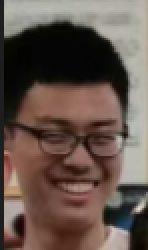
#> input picture assets/player/tangniu_head_original.png, 74 x 125 px, found by its file name (shown 2 times larger)
$ python build_assets.py
#> lines starting #> are read from the running program, lines starting #| are printed output that depends on the picture; after the words box and inside, x2 and y2 are one past the last pixel; in counts of white or black regions, pixels touching at a corner belong together
"""Reproducible, non-generative pixel art. Requires Pillow only to rebuild assets.
The pilot is sampled from the supplied photograph; no facial pixels are painted.
"""
from pathlib import Path
from PIL import Image, ImageDraw

ROOT = Path(__file__).resolve().parents[1]
P = ROOT / 'assets/player'
E = ROOT / 'assets/enemies'
source = Image.open(P / 'tangniu_head_original.png').convert('RGBA')
# Original coordinates, hard polygon mask following hair, ears, jaw; neck removed.
mask = Image.new('L', source.size, 0)
#> mask: PIL image 74x125 L; every value is 0
ImageDraw.Draw(mask).polygon([(3,30),(9,20),(23,13),(42,10),(54,16),(62,28),
    (64,51),(68,64),(66,82),(60,88),(56,101),(45,112),(30,114),
    (19,107),(11,95),(7,81),(3,74),(2,58)], fill=255)
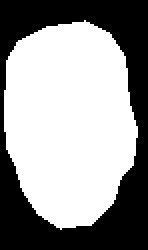
#> mask: PIL image 74x125 L (shown 2 times larger); 59.1% white; 1 black region, box (x1, y1, x2, y2) and area: (0, 0, 74, 125) 3779
source.putalpha(mask)
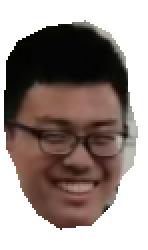
#> source: PIL image 74x125 RGBA (shown 2 times larger); mean R, G, B, A 101.4, 84.7, 76.5, 150.8; transparent parts drawn white
head = source.crop((2,10,69,115)).resize((14,22), Image.Resampling.NEAREST)
head.save(P / 'tangniu_head_pixel.png')

ufo = Image.new('RGBA', (72,48))
#> ufo: PIL image 72x48 RGBA; every value is 0
d = ImageDraw.Draw(ufo)
def r(box, color): d.rectangle(box, fill=color)
# Low, open cockpit in a wide side-view saucer. Reference composition only;
# the original stepped hull, cockpit, panels and engine are drawn here.
d.polygon([(6,30),(17,25),(55,24),(69,31),(64,38),(50,42),(16,42),(3,36)],fill='#252a32')
d.polygon([(8,30),(20,27),(55,27),(66,31),(57,36),(15,36),(5,33)],fill='#adb3ad')
r((17,37,54,40),'#6e7883');r((22,40,48,43),'#303744')
# Squat brass-colored cockpit tub behind the pilot, no tall glass dome.
d.polygon([(23,22),(51,17),(56,20),(55,31),(25,34)],fill='#65503a')
d.polygon([(26,22),(50,19),(53,21),(51,28),(27,31)],fill='#af9062')
r((28,25,47,29),'#202731');r((43,21,49,23),'#d0b78b')
ufo.alpha_composite(head,(30,10))
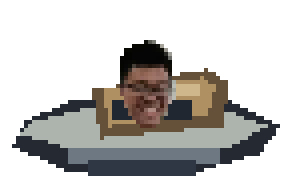
#> ufo: PIL image 72x48 RGBA (shown 4 times larger); mean R, G, B, A 39.4, 37.6, 35.6, 95.9; transparent parts drawn white
# Low front rim sits below the smile; the exact photo is not painted over.
d.polygon([(19,31),(49,30),(55,28),(54,33),(24,36),(18,34)],fill='#baa985')
r((22,33,44,34),'#554b3b')
# Rear engine, belly pod, and right-facing nose.
r((9,32,19,37),'#404853');r((10,31,15,32),'#aeb5b4')
r((5,33,10,36),'#e77428');r((4,34,8,35),'#ffeeb0')
r((24,38,33,44),'#1b2633');r((25,38,32,41),'#adb4b2');r((27,39,28,43),'#565c64')
r((58,32,67,34),'#d5d8ca');r((61,35,65,36),'#596978')
for x in [18,40,53]:
    r((x,36,x+3,38),'#732f24');r((x,36,x+1,36),'#ffbe76')
ufo.save(P/'tangniu_ufo.png')
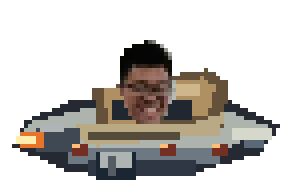
#> saved as tangniu_ufo.png: PIL image 72x48 RGBA (shown 4 times larger); mean R, G, B, A 42.2, 38.8, 35.2, 96.7; transparent parts drawn white

def cow(kind):
    im=Image.new('RGBA',(40,48)); q=ImageDraw.Draw(im)
    def b(x,y,w,h,c):q.rectangle((x,y,x+w-1,y+h-1),fill=c)
    # Supplied Niu Lai: upright body, big blunt head, bored eyes under heavy
    # eyebrows, prominent fleshy muzzle, gray horns and broad triangular ears.
    # Hard-edged low-resolution translation, deliberately uneven and awkward.
    b(10,30,21,14,'#c77a19');b(12,31,17,10,'#e39b26')
    b(7,31,5,12,'#d58a1c');b(29,31,5,11,'#c17a18')
    b(7,41,5,4,'#c6a38a');b(30,40,4,4,'#b9947e')
    b(12,41,7,7,'#af6415');b(23,41,7,7,'#bd7217')
    b(11,46,8,2,'#5c4833');b(23,46,8,2,'#5c4833')
    q.polygon([(6,13),(10,8),(28,8),(33,12),(33,28),(27,34),(13,33),(7,27)],fill='#bd7417')
    b(9,9,21,19,'#e9a425');b(12,7,15,3,'#f4b532');b(8,13,6,12,'#da911f')
    b(26,12,5,17,'#d58b1a');b(12,10,9,3,'#f0ae2e');b(10,26,8,6,'#c78420')
    q.polygon([(9,12),(4,6),(3,1),(6,2),(8,7),(12,10)],fill='#86887c')
    q.polygon([(28,11),(30,5),(31,0),(34,2),(32,8),(31,12)],fill='#757b70')
    b(4,2,2,4,'#bdba9d');b(31,2,2,3,'#a8ae99')
    q.polygon([(8,14),(1,11),(2,17),(8,20)],fill='#b87427')
    q.polygon([(31,14),(38,11),(37,18),(31,20)],fill='#a76823')
    b(3,14,4,3,'#d8a36b');b(33,14,3,3,'#d5a26a')
    # Unequal, stern eyebrows and half-lidded eyes: no cute round pupils.
    b(11,15,7,2,'#75451b');b(12,17,6,1,'#75451b');b(23,15,7,2,'#704318')
    b(11,19,7,3,'#ddd3ad');b(24,19,6,3,'#ddd3ad')
    b(15,19,2,3,'#362c1d');b(27,19,2,3,'#362c1d')
    b(10,18,9,1,'#c28221');b(23,18,8,1,'#c28221')
    # Wide protruding muzzle with the pale, heavy two-lip shape in the references.
    b(14,23,15,2,'#ddb876');b(12,25,20,8,'#b58b66');b(13,24,18,7,'#e6c291')
    b(15,24,3,2,'#b88f62');b(26,24,3,2,'#b88f62')
    b(13,28,17,1,'#ab805e');b(15,29,15,3,'#d3b293');b(17,32,11,1,'#906d4f')
    if kind in ('fast','tank','boss'):
        b(33,25,5,11,'#434654');b(34,26,3,3,'#a7a6a0');b(34,32,2,3,'#f74325')
    if kind=='fast':
        b(37,30,3,5,'#e04d0e');b(38,31,2,3,'#ffc844')
    if kind in ('tank','boss'):
        b(0,33,9,6,'#3c4050');b(0,34,9,2,'#999f9e');b(7,31,3,9,'#656978')
    if kind=='boss':
        b(33,32,7,8,'#5c6274');b(34,34,6,2,'#b4bbc3');b(34,38,4,2,'#e94123')
    return im
for kind in ['basic','fast','tank','boss']:
    im=cow(kind)
    if kind=='boss': im=im.resize((80,96),Image.Resampling.NEAREST)
    im.save(E/f'niulai_{kind}.png')
#> this loop made 4 passes
#> pass 1, `im=cow(kind)`:
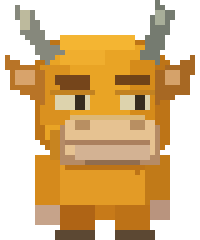
#> im: PIL image 40x48 RGBA (shown 5 times larger); mean R, G, B, A 117.8, 85.5, 38.3, 153.7; transparent parts drawn white
#> pass 3, `im=cow(kind)`:
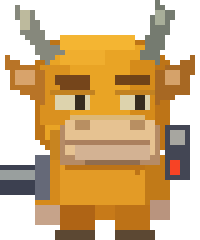
#> im: PIL image 40x48 RGBA (shown 5 times larger); mean R, G, B, A 120.2, 89, 44.4, 165.4; transparent parts drawn white
#> after the loop:
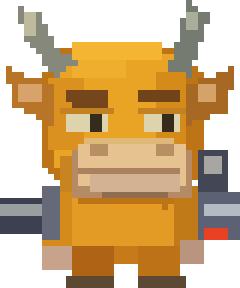
#> im: PIL image 80x96 RGBA (shown 3 times larger); mean R, G, B, A 122.4, 91.3, 47.2, 169.6; transparent parts drawn white

if __name__=='__main__': print('Assets rebuilt from unchanged source photograph and pixel rectangles.')
